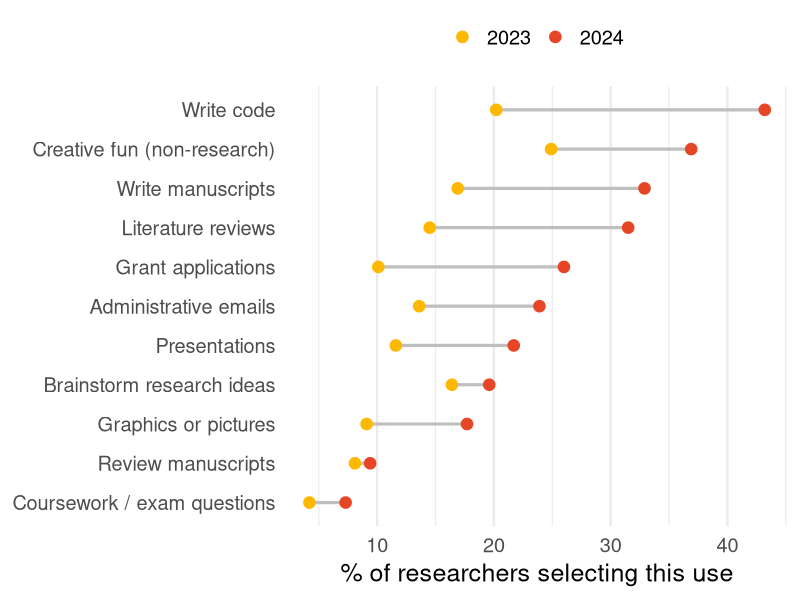
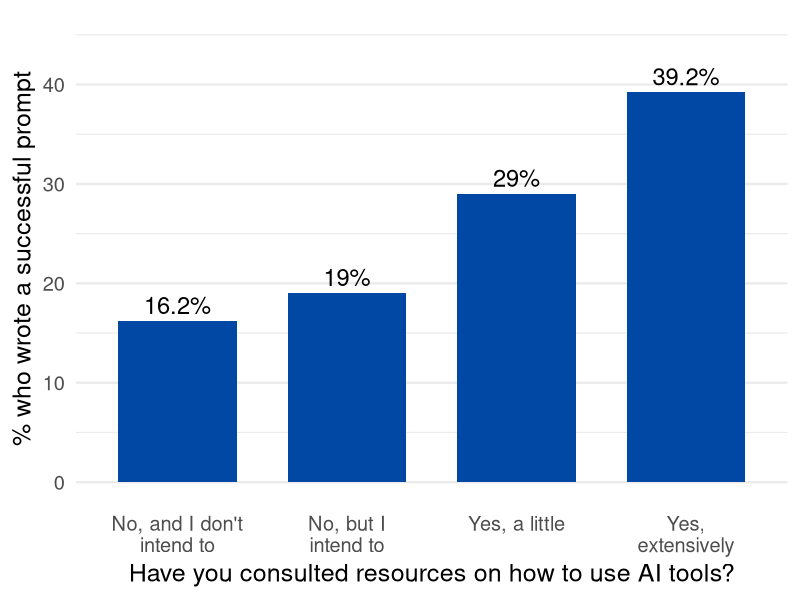

These figures' R source, in order:
## ---- chunk 1
library(tidyverse)
## ---- chunk 2
#| echo: false
#| fig-width: 11
#| fig-height: 6

tasks <- tibble::tribble(
  ~task,                          ~y2023, ~y2024,
  "Write code",                     20.2,   43.2,
  "Creative fun (non-research)",    24.9,   36.9,
  "Write manuscripts",              16.9,   32.9,
  "Literature reviews",             14.5,   31.5,
  "Grant applications",             10.1,   26.0,
  "Administrative emails",          13.6,   23.9,
  "Presentations",                  11.6,   21.7,
  "Brainstorm research ideas",      16.4,   19.6,
  "Graphics or pictures",            9.1,   17.7,
  "Review manuscripts",              8.1,    9.4,
  "Coursework / exam questions",     4.2,    7.3
) |>
  dplyr::mutate(task = forcats::fct_reorder(task, y2024))

ggplot(tasks) +
  geom_segment(aes(x = y2023, xend = y2024, y = task, yend = task),
               colour = "grey75", linewidth = 1.1) +
  geom_point(aes(x = y2023, y = task, colour = "2023"), size = 3.6) +
  geom_point(aes(x = y2024, y = task, colour = "2024"), size = 3.6) +
  scale_colour_manual(values = c("2023" = "#FFB800", "2024" = "#e64626"),
                      name = NULL) +
  labs(x = "% of researchers selecting this use", y = NULL) +
  theme_minimal(base_size = 18) +
  theme(legend.position = "top",
        panel.grid.major.y = element_blank())
## ---- chunk 3
#| echo: false
#| fig-width: 10
#| fig-height: 5.2

prompt <- tibble::tibble(
  resource = c("No, and I don't\nintend to",
               "No, but I\nintend to",
               "Yes, a little",
               "Yes,\nextensively"),
  success  = c(16.2, 19.0, 29.0, 39.2)
) |>
  dplyr::mutate(resource = forcats::fct_inorder(resource))

ggplot(prompt, aes(x = resource, y = success)) +
  geom_col(fill = "#0148A4", width = 0.7) +
  geom_text(aes(label = paste0(success, "%")), vjust = -0.4, size = 6) +
  labs(x = "Have you consulted resources on how to use AI tools?",
       y = "% who wrote a successful prompt") +
  scale_y_continuous(limits = c(0, 45)) +
  theme_minimal(base_size = 18) +
  theme(panel.grid.major.x = element_blank())
